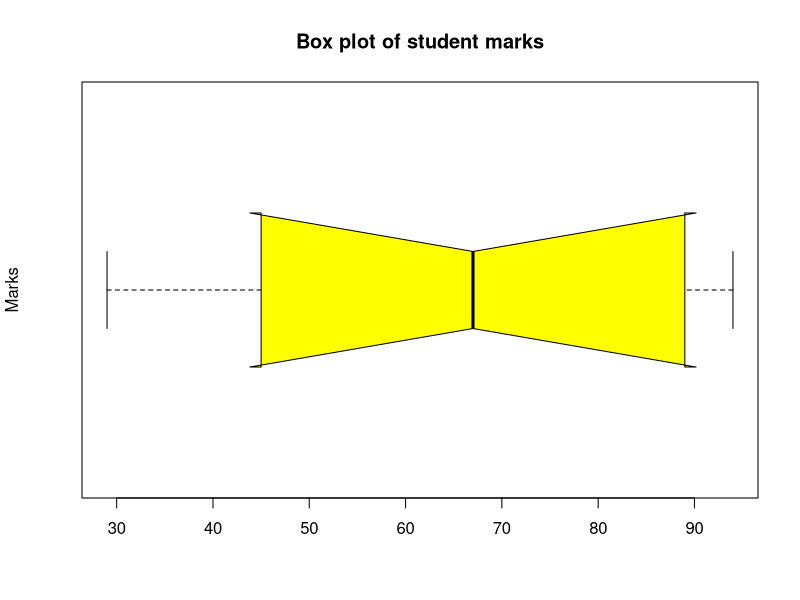
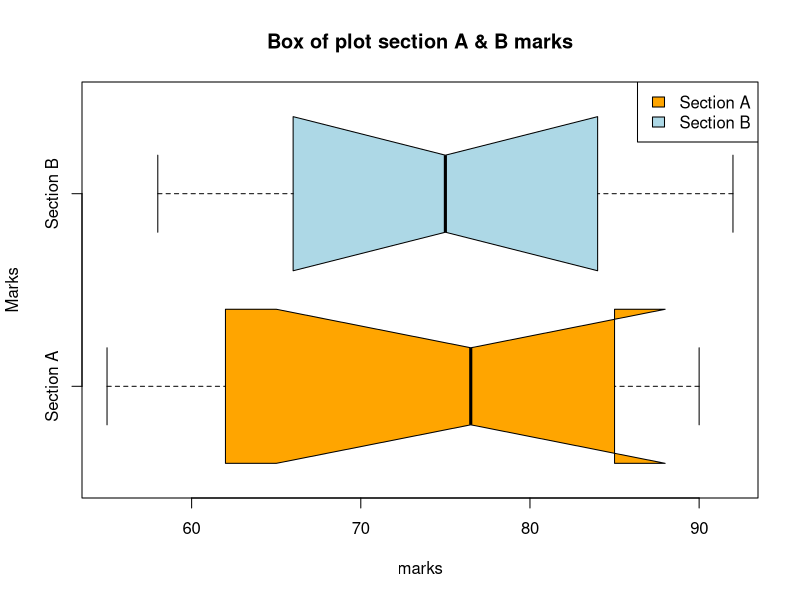
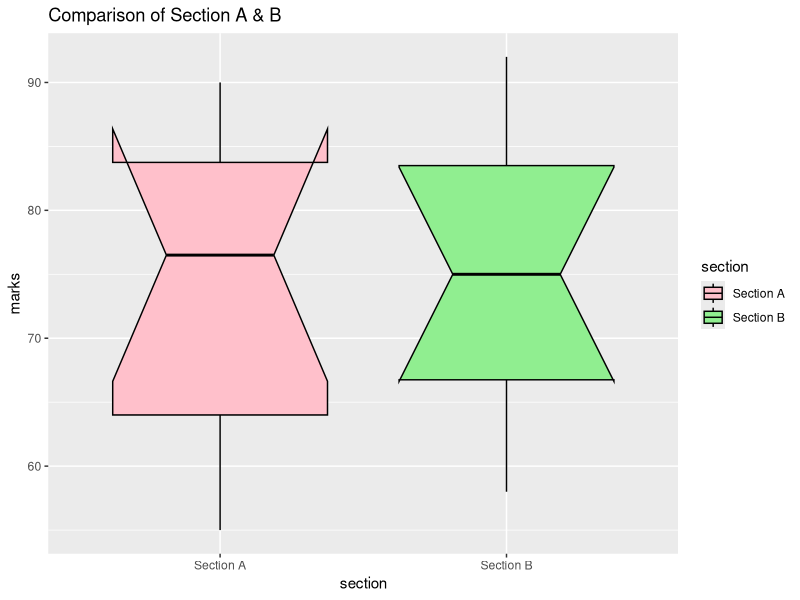
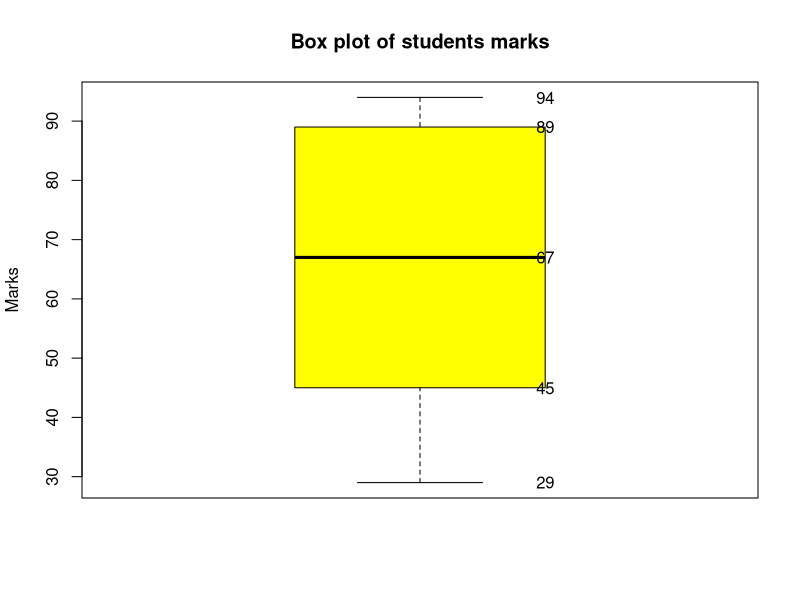
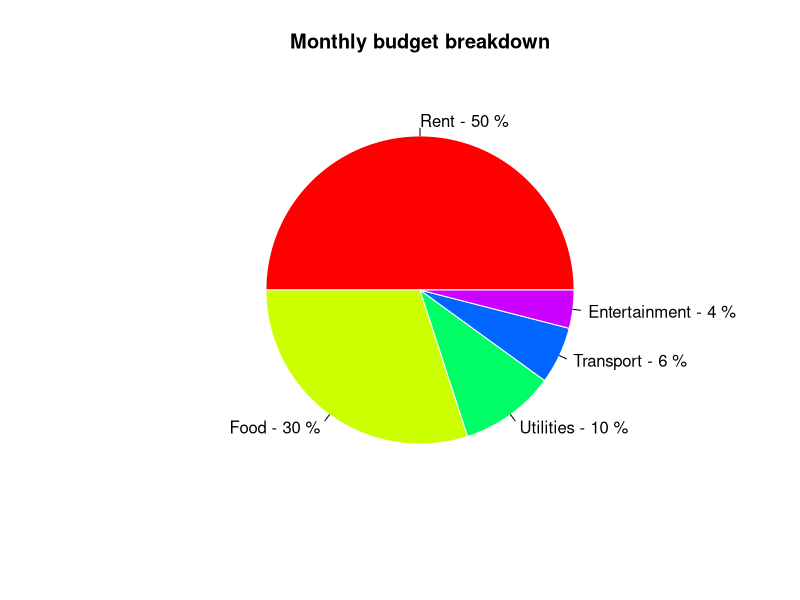
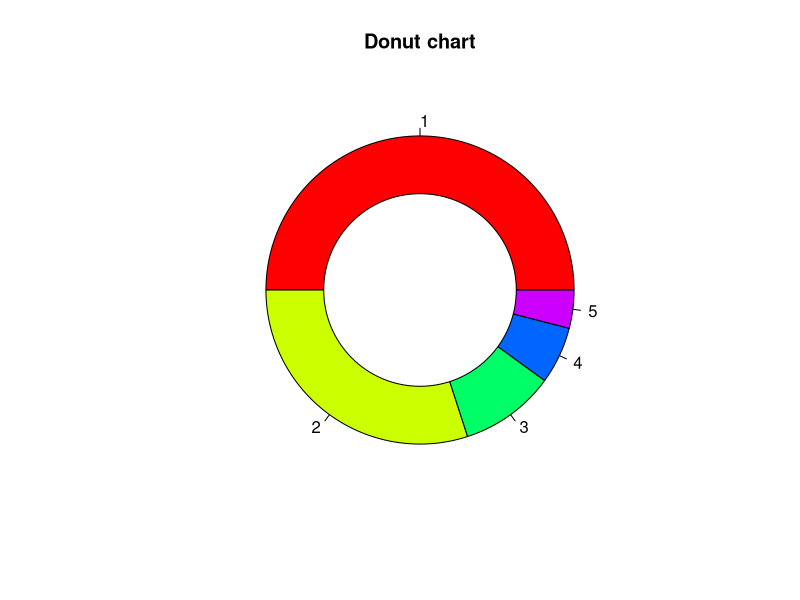
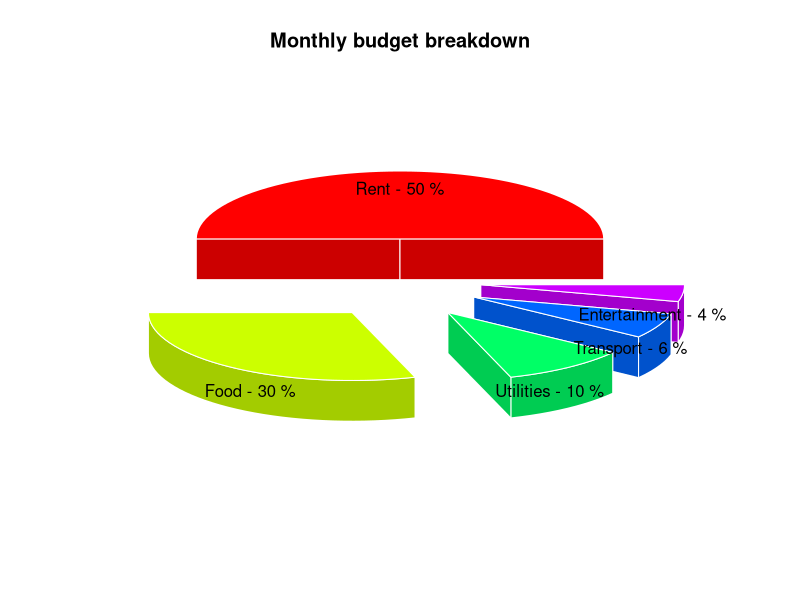

Write the R code that produced these figures, in order.
#----------------------Box Plot------------------------------#

marks <- c(45 , 67 , 34 , 90 , 55 , 87 , 29 , 94 , 89)

boxplot(marks , main = "Box plot of student marks" , ylab = "Marks" , 
        col = "yellow" , border = "black" , horizontal = TRUE , notch = TRUE)

marking = c(
  62 , 75 , 80 , 55 , 90 , 85 , 70 , 60 , 78 , 88,
  92 , 66 , 73 , 58 , 61 , 82 , 84 , 69 , 77 , 91
)

sections = c(rep("Section A" ,  10) , rep("Section B" , 10))

df <- data.frame(
  marks = marking,
  section = sections
)

boxplot(marks ~ section , data = df ,
        main = "Box of plot section A & B marks",
        ylab = "Marks" , col = c("orange" , "lightblue"),
        border = "black" , horizontal = TRUE , notch = TRUE
        )

legend("topright" , legend = c("Section A" , "Section B"),
       fill = c("orange" , "lightblue")
       )

library(ggplot2)

ggplot(df , aes(x = section , y = marks , fill = section)) +
  geom_boxplot(notch = TRUE , color = "black") +
  scale_fill_manual(values = c("pink" , "lightgreen")) + 
  labs(title = "Comparison of Section A & B" , X = "Section" , y = "marks")

  # --- Box Plot ---
boxplot(marks, main = "Box plot of students marks", ylab = "Marks", 
        col = "yellow", border = "black"
)

stats <- boxplot(marks, plot = FALSE)$stats
text(1.2, stats, labels = round(stats, 1), col = "black")

# -------------------------- Pie Chart -------------------------- #

expenses = c(25000, 15000, 5000, 3000, 2000)
categories = c("Rent", "Food", "Utilities", "Transport", "Entertainment")

totals = sum(expenses)
percentage = round((expenses / totals) * 100)

label = paste(categories, "-", percentage, "%")

pie(expenses, main = "Monthly budget breakdown",
    col = rainbow(length(expenses)),
    border = "white", labels = label
)

# --- Donuts Chart ---
pie(expenses, col = rainbow(length(expenses)),
    main = "Donut chart"
)

symbols(0, 0, circles = 0.5, inches = FALSE, add = TRUE, bg = "white")

# --- Install and Load Library ---
install.packages("plotrix")
library(plotrix)

pie3D(
  expenses , labels = label ,
  main = "Monthly budget breakdown" ,
  col= rainbow(length(expenses)) ,
  border = "white" , explode = 0.4 , labelcex = 1.0
)